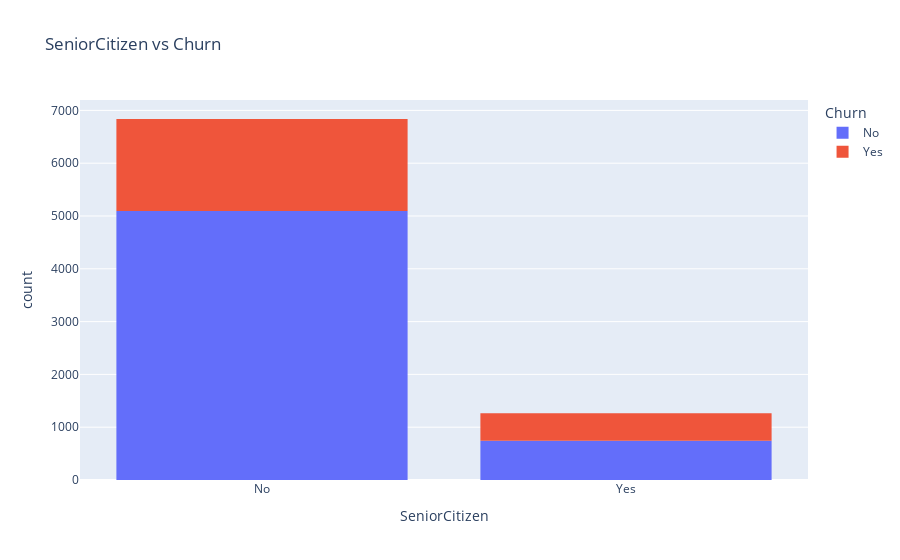

The notebook cell saved with this chart:
### Code cell
px.histogram(raw_df, x='SeniorCitizen' ,title='SeniorCitizen vs Churn', color='Churn')

### Figure 1 — Plotly figure (JSON) as saved in the notebook; plotly's stock layout.template omitted (floating-point values rounded to 4 significant figures; data arrays with more than 128 entries replaced by an {"elided": "..."} marker saying what was removed)
{"data": [{"bingroup": "x", "hovertemplate": "Churn=No<br>SeniorCitizen=%{x}<br>count=%{y}<extra></extra>", "legendgroup": "No", "marker": {"color": "#636efa", "pattern": {"shape": ""}}, "name": "No", "orientation": "v", "showlegend": true, "type": "histogram", "x": {"elided": "5838 str values"}, "xaxis": "x", "yaxis": "y"}, {"bingroup": "x", "hovertemplate": "Churn=Yes<br>SeniorCitizen=%{x}<br>count=%{y}<extra></extra>", "legendgroup": "Yes", "marker": {"color": "#EF553B", "pattern": {"shape": ""}}, "name": "Yes", "orientation": "v", "showlegend": true, "type": "histogram", "x": {"elided": "2261 str values"}, "xaxis": "x", "yaxis": "y"}], "layout": {"barmode": "relative", "legend": {"title": {"text": "Churn"}, "tracegroupgap": 0}, "title": {"text": "SeniorCitizen vs Churn"}, "xaxis": {"anchor": "y", "domain": [0, 1], "title": {"text": "SeniorCitizen"}}, "yaxis": {"anchor": "x", "domain": [0, 1], "title": {"text": "count"}}}}
